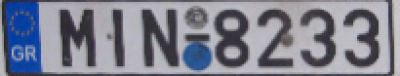
#> input picture Month1-ImageBasic/license_plate.png, 400 x 76 px
$ python mod1.6Morph.py --image license_plate.png
#> lines starting #> are read from the running program, lines starting #| are printed output that depends on the picture
# -- coding: utf-8 --

__author__ = 'amryfitra'

import numpy as np
import argparse
import cv2
from IPython import embed

import imutils


def erotion(gray):

    cv2.imshow("Gray image", gray)
    for i in range(0,3):
        eroded = cv2.erode(gray, None, iterations=i+1)
        cv2.imshow("Eroded {} times".format(i + 1), eroded)
        cv2.waitKey(0)
    cv2.destroyAllWindows()


def dilation(gray):

    cv2.imshow("Gray image", gray)
    for i in range(0,3):
        dilated = cv2.dilate(gray, None, iterations=i+1)
        cv2.imshow("Dilated {} times".format(i + 1), dilated)
        cv2.waitKey(0)
    cv2.destroyAllWindows()


def opening(gray, struct_element=cv2.MORPH_RECT):
    # input -> erosion -> dilation
    # You can choose the shape of structuring element by
    # cv2.MORPH_RECT, cv2.MORPH_CROSS, cv2.MORP_ELLIPSE

    cv2.imshow("Gray image", gray)
    kernel_sizes = [(3, 3), (5, 5), (7, 7)]

    if struct_element is cv2.MORPH_RECT:
        struct_element_name = "cv2.MORPH_RECT"
    elif struct_element is cv2.MORPH_CROSS:
        struct_element_name = "cv2.MORPH_CROSS"
    elif struct_element is cv2.MORPH_ELLIPSE:
        struct_element_name = "cv2.MORPH_ELLIPSE"

    for kernel_size in kernel_sizes:
        kernel = cv2.getStructuringElement(struct_element, kernel_size)
        print(kernel)
        opened = cv2.morphologyEx(gray, cv2.MORPH_OPEN, kernel)
        cv2.imshow("Opening: ({}, {}) ({})".format(kernel_size[0], kernel_size[1], struct_element_name), opened)
        cv2.waitKey(0)


# [93 lines left out: functions closing, morphological_gradient, white_hat, black_hat, not called in this run]


if __name__ == "__main__":

    ap = argparse.ArgumentParser()
    ap.add_argument("-i", "--image", required=True, help="Path to image")
    args = vars(ap.parse_args())

    img = cv2.imread(args["image"])
#> img is the input picture: shape (76, 400, 3); mean B, G, R 143, 129.1, 126.5
    img = imutils.resize(img, 500)
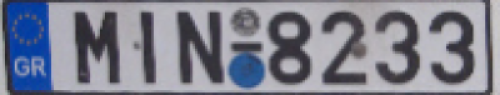
#> img: shape (95, 500, 3); mean B, G, R 143.1, 129.2, 126.6
    cv2.imshow("Original", img)

    gray = cv2.cvtColor(img, cv2.COLOR_BGR2GRAY)
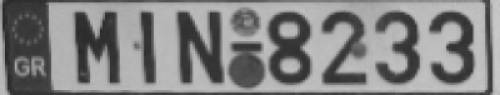
#> gray: shape (95, 500); min 36, max 202, mean 130
    #####
    # FOR CATTLE opening is good in hue channel (3,3) size structuring element
    # cv2.MORPH_RECT  or cv2.MORPH_CROSS
    # hsv = cv2.cvtColor(img, cv2.COLOR_BGR2HSV)
    # (h, s, v) = cv2.split(hsv)
    #
    # gray = h

    erotion(img.copy())
#> the loop in erotion, `for i in range(0,3):` made 3 passes
#> pass 1, in erotion, `eroded = cv2.erode(gray, None, iterations=i+1)`:
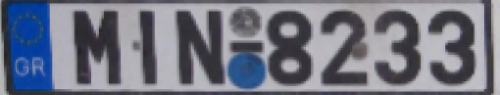
#> eroded: shape (95, 500, 3); mean of channels 0, 1, 2 131.4, 117.5, 114.3; drawn as B, G, R
#> pass 3, in erotion, `eroded = cv2.erode(gray, None, iterations=i+1)`:
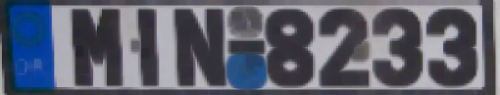
#> eroded: shape (95, 500, 3); mean of channels 0, 1, 2 109.4, 95.9, 92; drawn as B, G, R
    dilation(img.copy())
#> the loop in dilation, `for i in range(0,3):` made 3 passes
#> pass 1, in dilation, `dilated = cv2.dilate(gray, None, iterations=i+1)`:
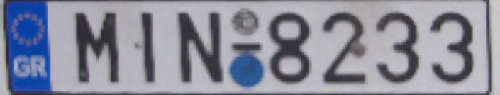
#> dilated: shape (95, 500, 3); mean of channels 0, 1, 2 154.7, 140.8, 138.8; drawn as B, G, R
#> pass 3, in dilation, `dilated = cv2.dilate(gray, None, iterations=i+1)`:
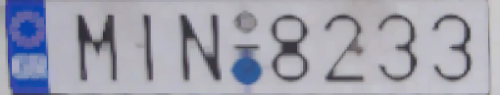
#> dilated: shape (95, 500, 3); mean of channels 0, 1, 2 174.3, 161, 160.1; drawn as B, G, R
    opening(img.copy())
#> the loop in opening, `for kernel_size in kernel_sizes:` made 3 passes
#> kernel on pass 1: [[1, 1, 1], [1, 1, 1], [1, 1, 1]]
#> (printed output is left out)
#> pass 3, in opening, `opened = cv2.morphologyEx(gray, cv2.MORPH_OPEN, kernel)`:
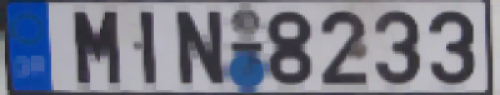
#> opened: shape (95, 500, 3); mean of channels 0, 1, 2 139.7, 125.6, 122.4; drawn as B, G, R
    # [10 lines of commented-out code are left out]
    cv2.destroyAllWindows()
